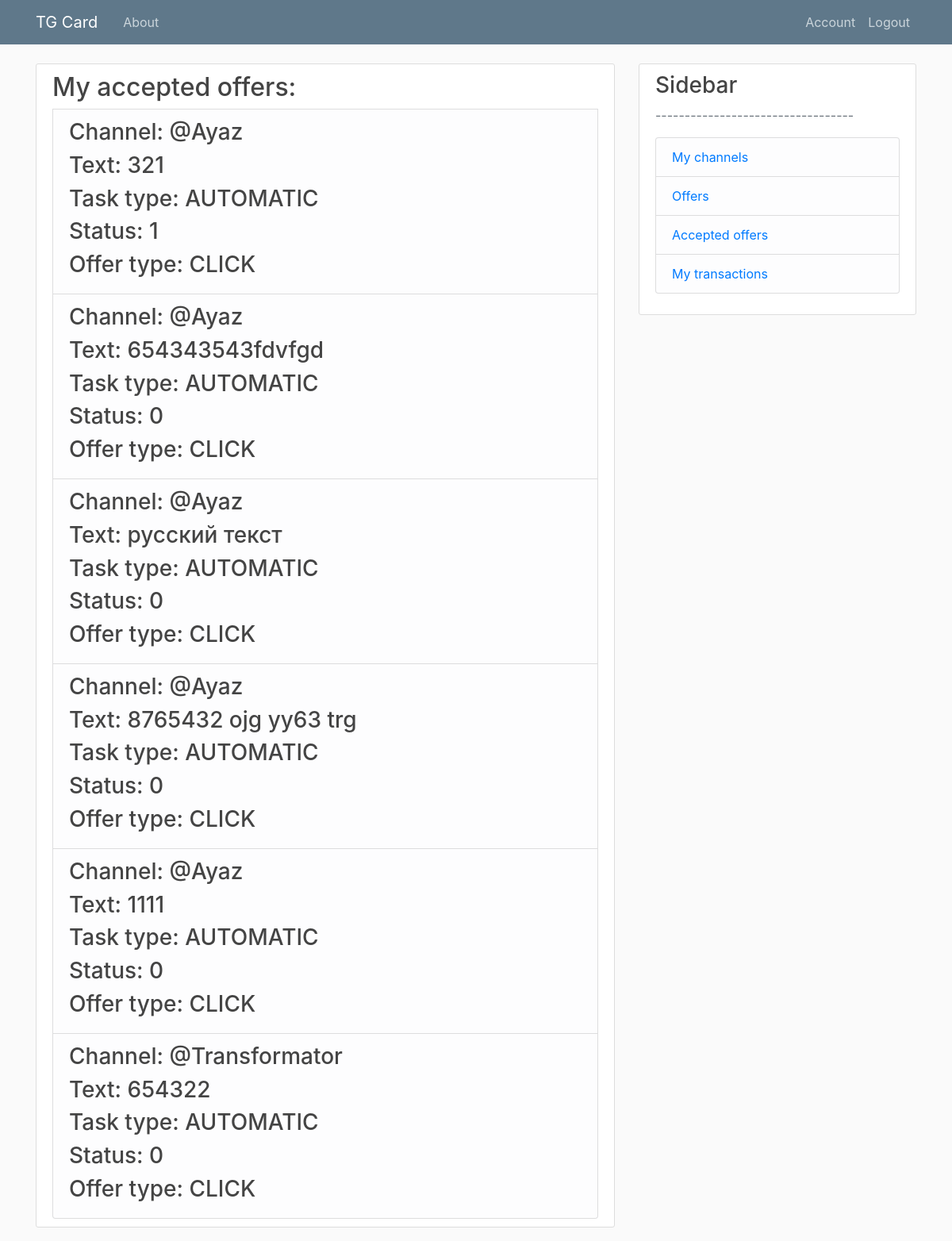
The page /currentUserTasks (signed in) on the database as committed earlier.
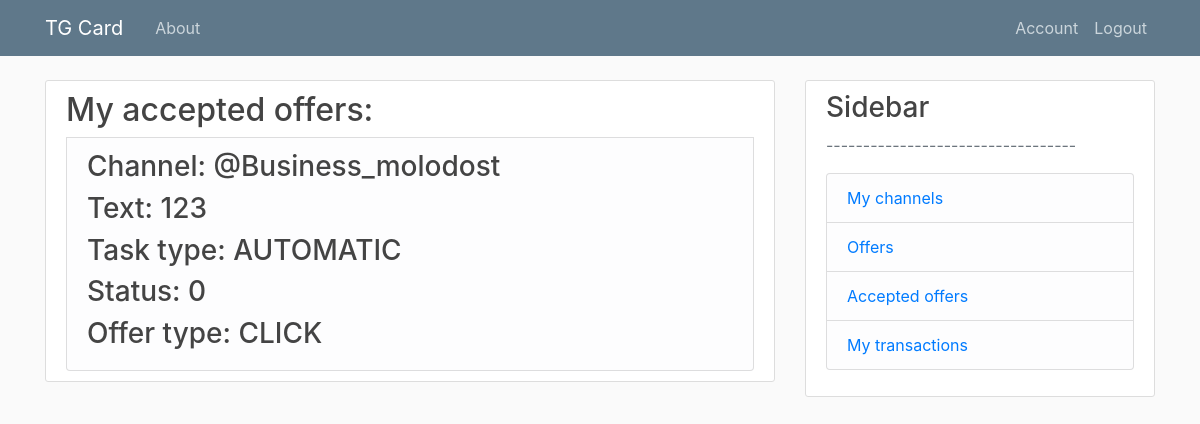
The same page on the database as committed later.
### models.py (models this page shows, shortened)
class Task(db.Model):
    id = db.Column(db.Integer, primary_key=True)
    status = db.Column(db.Integer, index=True, default=0) # new \ approved \ queued \ paused \ inactive
    taskType = db.Column(db.String, default=0) # AUTOMATIC \ MANUAL
    previevText = db.Column(db.String, index=True, nullable=False)
    affilId = db.Column(db.Integer, db.ForeignKey('user.id'), nullable=False)
    offerId = db.Column(db.Integer, db.ForeignKey('offer.id'), nullable=False)
    __table_args__=(UniqueConstraint('affilId', 'offerId', name='unique_offer'),)
    message_queues = db.relationship('MessageQueue', backref='task', lazy=True)

class Offer(db.Model):
    id = db.Column(db.Integer, primary_key=True)
    tgLink = db.Column(db.String, index=True, unique=True, nullable=False)
    offerType = db.Column(db.String, index=True, nullable=False) # click \ subscribe
    price = db.Column(db.Float, index=True, nullable=False)
    status = db.Column(db.Integer, index=True, nullable=False) # active \ inactive
    advertId = db.Column(db.Integer, db.ForeignKey('user.id'), nullable=False)
    tasks = db.relationship('Task', backref='offer', lazy=True)
    categoryListAdv = db.relationship('CategoryListAdv', backref='offer', lazy=True)

### routes.py (the view)
@app.route("/currentUserTasks", methods=['GET', 'POST'])
@login_required
@affiliate_access_level()
def currentUserTasks():
    tasks = Task.query.filter_by(affilId=current_user.id).all()
    return render_template('currentUserTasks.html', title='CurrentUserTasks', tasks=tasks)

### models.py (called while the page is built)
@login_manager.user_loader
def load_user(user_id):
    return User.query.get(int(user_id))

### routes.py (called while the page is built)
def affiliate_access_level():
    def decorator(f):
        @wraps(f)
        def decorated_function(*args, **kwargs):
            if current_user.role != 'AFFILIATE':
                return redirect(url_for('access_error_page'))
            return f(*args, **kwargs)
        return decorated_function
    return decorator

### templates/currentUserTasks.html (shortened to what this page needs)
{% extends "layout.html" %}
{% block content %}
    <div class="content-section">
    <h2>My accepted offers: </h2>
    {% for task in tasks %}
    <li class="list-group-item list-group-item-light">
                <ul class="list-group">
                    <h3>Channel: {{task.offer.tgLink}}</h3>
                    <h3>Text: {{task.previevText}}</h3>
                    <h3>Task type: {{task.taskType}}</h3>
                    <h3>Status: {{task.status}}</h3>
                    <h3>Offer type: {{task.offer.offerType}}</h3>
                </ul>
    </li>
    {% endfor %}
    </div>
{% endblock content %}

### templates/layout.html (shortened to what this page needs)
<!DOCTYPE html>
<html>
<head>
    <link rel="stylesheet" href="https://maxcdn.bootstrapcdn.com/bootstrap/4.0.0/css/bootstrap.min.css">
    <link rel="stylesheet" type="text/css" href="{{ url_for('static', filename='main.css') }}">
</head>
<body>
    <header class="site-header">
      <nav class="navbar navbar-expand-md navbar-dark bg-steel fixed-top">
        <div class="container">
          <a class="navbar-brand mr-4" href="/">TG Card</a>
          <div class="collapse navbar-collapse" id="navbarToggle">
            <div class="navbar-nav mr-auto">
              <a class="nav-item nav-link" href="{{ url_for('about') }}">About</a>
            </div>
            <div class="navbar-nav">
              {% if current_user.is_authenticated %}
                <a class="nav-item nav-link" href="{{ url_for('account') }}">Account</a>
                <a class="nav-item nav-link" href="{{ url_for('logout') }}">Logout</a>
              {% else %}
                <a class="nav-item nav-link" href="{{ url_for('login') }}">Login</a>
                <a class="nav-item nav-link" href="{{ url_for('register') }}">Register</a>
              {% endif %}
            </div>
          </div>
        </div>
      </nav>
    </header>
    <main role="main" class="container">
      <div class="row">
        <div class="col-md-8">
          {% block content %}{% endblock %}
        </div>
        {% if current_user.is_authenticated %}
        <div class="col-md-4">
          <div class="content-section">
            <h3>Sidebar</h3>
            <p class='text-muted'>----------------------------------
              <ul class="list-group">
                {% if current_user.role == 'AFFILIATE' %}
                <li class="list-group-item list-group-item-light">
                    <a href="/channel">My channels</a>
                </li>
                <li class="list-group-item list-group-item-light">
                    <a href="/offerList">Offers</a></li>
                <li class="list-group-item list-group-item-light">
                    <a href="/currentUserTasks">Accepted offers</a>
                </li>
                {% endif %}
                <li class="list-group-item list-group-item-light"><a href="/transactions">My transactions</a></li>
              </ul>
            </p>
          </div>
        </div>
        {% endif %}
      </div>
    </main>
</body>
</html>

### static/main.css (style rules this page uses)
body { background: #fafafa; color: #333333; margin-top: 5rem; }
h1, h2, h3, h4, h5, h6 { color: #444444; }
.bg-steel { background-color: #5f788a; }
.site-header .navbar-nav .nav-link { color: #cbd5db; }
.content-section { background: #ffffff; padding: 10px 20px; border: 1px solid #dddddd; border-radius: 3px; margin-bottom: 20px; }

Rows that differ between the two databases and show on the page:
removed Task: offer.tgLink "@Ayaz", previevText "654343543fdvfgd", taskType "AUTOMATIC", status "0", offer.offerType "CLICK"
removed Task: offer.tgLink "@Ayaz", previevText "русский текст", taskType "AUTOMATIC", status "0", offer.offerType "CLICK"
removed Task: offer.tgLink "@Ayaz", previevText "8765432 ojg yy63 trg", taskType "AUTOMATIC", status "0", offer.offerType "CLICK"
removed Task: offer.tgLink "@Ayaz", previevText "1111", taskType "AUTOMATIC", status "0", offer.offerType "CLICK"
removed Task: offer.tgLink "@Transformator", previevText "654322", taskType "AUTOMATIC", status "0", offer.offerType "CLICK"
changed Task "AUTOMATIC": offer.tgLink "@Ayaz" → "@Business_molodost"; previevText "321" → "123"; status "1" → "0"
